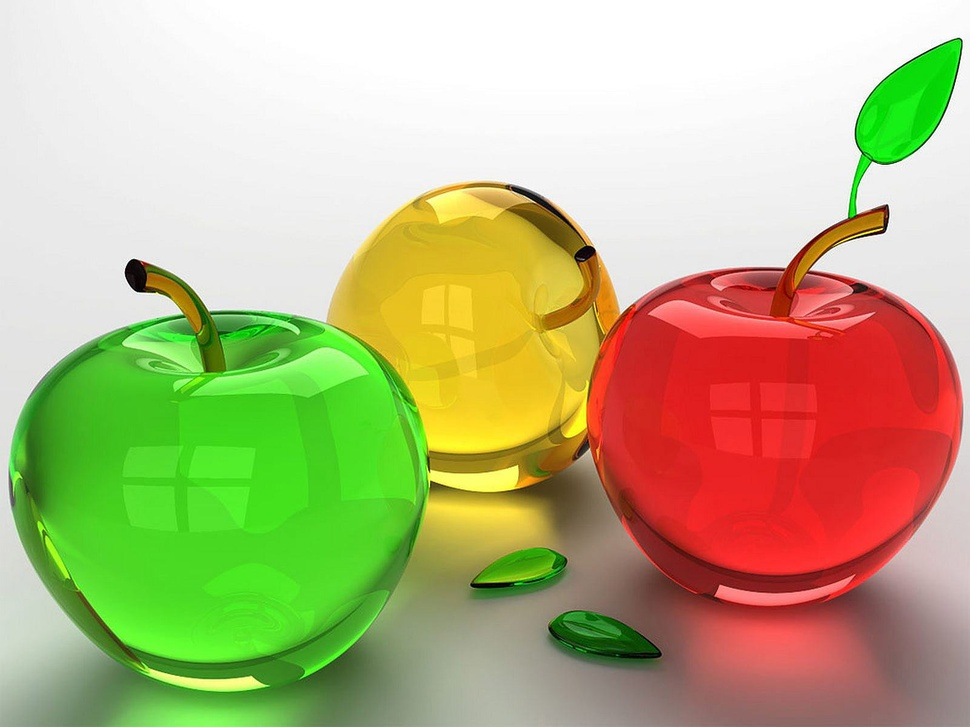
#> input picture Roteiros de Estudo Orientado - REOs/REO 02/AULA_09/macas.jpg, 970 x 727 px, shrunk from 1600 x 1200 before the run
$ python aula_09_ex_01.py
#> lines starting #> are read from the running program, lines starting #| are printed output that depends on the picture; long printed decimals are rounded
########################################################################################################################
# Lavras - MG
# 02/08/2020
# Universidade Federal de Lavras - UFLA
# Departamento de Biologia
# Programa de Pós Graduação em Genética e Melhoramento de Plantas
# Disciplina: Visão Computacional No Melhoramento de Plantas
# Docente: Vinícius Quintão Carneiro
# E-mail: vinicius.carneiro@ufla.br
# GITHUB: vqcarneiro - https://github.com/VQCarneiro
########################################################################################################################
# PROCEDIMENTO: Segmentação - Kmeans
# Adaptado de: https://towardsdatascience.com/introduction-to-image-segmentation-with-k-means-clustering-83fd0a9e2fc3
########################################################################################################################
# Importação
import cv2
import numpy as np
from matplotlib import pyplot as plt
########################################################################################################################
# Leitura da imagem
nome_arquivo = 'macas.jpg'
img = cv2.imread(nome_arquivo,1)
#> img is the input picture: shape (727, 970, 3); mean B, G, R 129.3, 180.1, 184.7
img = cv2.cvtColor(img, cv2.COLOR_BGR2RGB)

########################################################################################################################
print('-'*80)
print('INFORMAÇÕES')
print('-'*80)
print('Dimensão: ',np.shape(img))
#| Dimensão:  (727, 970, 3)
print(np.shape(img)[0], ' x ',np.shape(img)[1], ' = ', np.shape(img)[0] * np.shape(img)[1])
#| 727  x  970  =  705190
print('-'*80)
########################################################################################################################
# Formatação da imagem para uma matriz de dados
pixel_values = img.reshape((-1, 3))
# Conversão para Decimal
pixel_values = np.float32(pixel_values)
print('-'*80)
print('Dimensão Matriz: ',pixel_values.shape)
#| Dimensão Matriz:  (705190, 3)
print('-'*80)
########################################################################################################################
# K-means
# Critério de Parada
criteria = (cv2.TERM_CRITERIA_EPS + cv2.TERM_CRITERIA_MAX_ITER, 100, 0.2)
# Número de Grupos (k)
k = 3
dist, labels, (centers) = cv2.kmeans(pixel_values, k, None, criteria, 10, cv2.KMEANS_RANDOM_CENTERS)
#> dist = 2.75e+09; centers = [[73.47, 191, 40.95], [240.2, 240.4, 237.5], [192, 106.7, 64.26]]
print('-'*80)
print('SQ das Distâncias de Cada Ponto ao Centro: ', dist)
#| SQ das Distâncias de Cada Ponto ao Centro:  2748792300.210
print('-'*80)
print('Dimensão labels: ', labels.shape)
#| Dimensão labels:  (705190, 1)
print('Valores únicos: ',np.unique(labels))
#| Valores únicos:  [0 1 2]
print('Tipo labels: ', type(labels))
#| Tipo labels:  <class 'numpy.ndarray'>
# flatten the labels array
labels = labels.flatten()
print('-'*80)
print('Dimensão flatten labels: ', labels.shape)
#| Dimensão flatten labels:  (705190,)
print('Tipo labels (f): ', type(labels))
#| Tipo labels (f):  <class 'numpy.ndarray'>
print('-'*80)

# Valores dos labels
val_unicos,contagens = np.unique(labels,return_counts=True)
#> val_unicos = [0, 1, 2]; contagens = [159939, 286233, 259018]
val_unicos = np.reshape(val_unicos,(len(val_unicos),1))
contagens = np.reshape(contagens,(len(contagens),1))
hist = np.concatenate((val_unicos,contagens),axis=1)
#> hist = [[0, 159939], [1, 286233], [2, 259018]]
print('Histograma')
print(hist)
#| [[     0 159939]
#|  [     1 286233]
#|  [     2 259018]]
print('-'*80)
print('Centroides Decimais')
print(centers)
#| [[ 73.470  190.961   40.946 ]
#|  [240.244  240.4421   237.488 ]
#|  [191.9528   106.696   64.257]]
print('-'*80)
# Conversão dos centroides para valores de interos de 8 digitos
centers = np.uint8(centers)
#> centers = [[73, 190, 40], [240, 240, 237], [191, 106, 64]]
print('-'*80)
print('Centroides uint8')
print(centers)
#| [[ 73 190  40]
#|  [240 240 237]
#|  [191 106  64]]
print('-'*80)
########################################################################################################################
# Conversão dos pixels para a cor dos centroides
matriz_segmentada = centers[labels]
print('-'*80)
print('Dimensão Matriz Segmentada: ',matriz_segmentada.shape)
#| Dimensão Matriz Segmentada:  (705190, 3)
print('Matriz Segmentada')
print(matriz_segmentada[0:5,:])
#| [[240 240 237]
#|  [240 240 237]
#|  [240 240 237]
#|  [240 240 237]
#|  [240 240 237]]
print('-'*80)
########################################################################################################################
# Reformatar a matriz na imagem de formato original
img_segmentada = matriz_segmentada.reshape(img.shape)
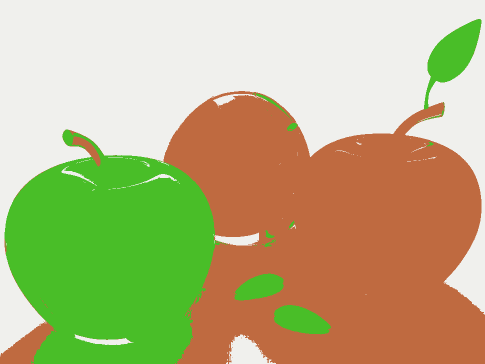
#> img_segmentada: shape (727, 970, 3) (shown at 1/2 size); mean R, G, B 184.1, 179.4, 128.8

# Grupo 1
original_01 = np.copy(img)
matriz_or_01 = original_01.reshape((-1, 3))
matriz_or_01[labels != 0] = [0, 0, 0]
img_final_01 = matriz_or_01.reshape(img.shape)
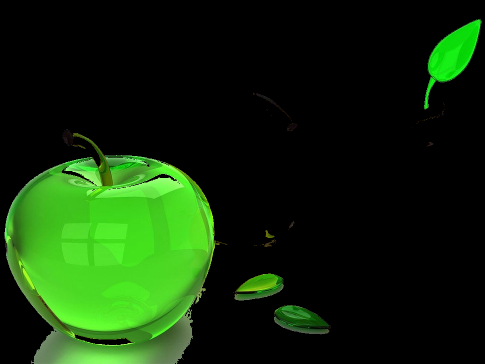
#> img_final_01: shape (727, 970, 3) (shown at 1/2 size); mean R, G, B 16.7, 43.3, 9.3

# Grupo 2
original_02 = np.copy(img)
matriz_or_02 = original_02.reshape((-1, 3))
matriz_or_02[labels != 1] = [0, 0, 0]
img_final_02 = matriz_or_02.reshape(img.shape)
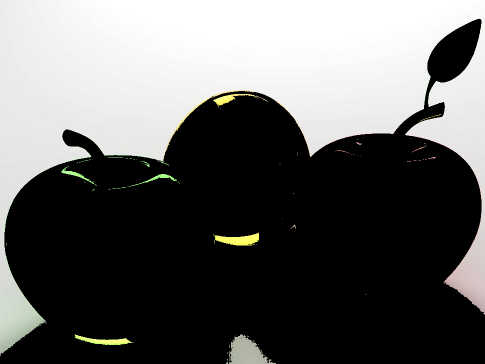
#> img_final_02: shape (727, 970, 3) (shown at 1/2 size); mean R, G, B 97.5, 97.6, 96.4

# Grupo 3
original_03 = np.copy(img)
matriz_or_03 = original_03.reshape((-1, 3))
matriz_or_03[labels != 2] = [0, 0, 0]
img_final_03 = matriz_or_03.reshape(img.shape)
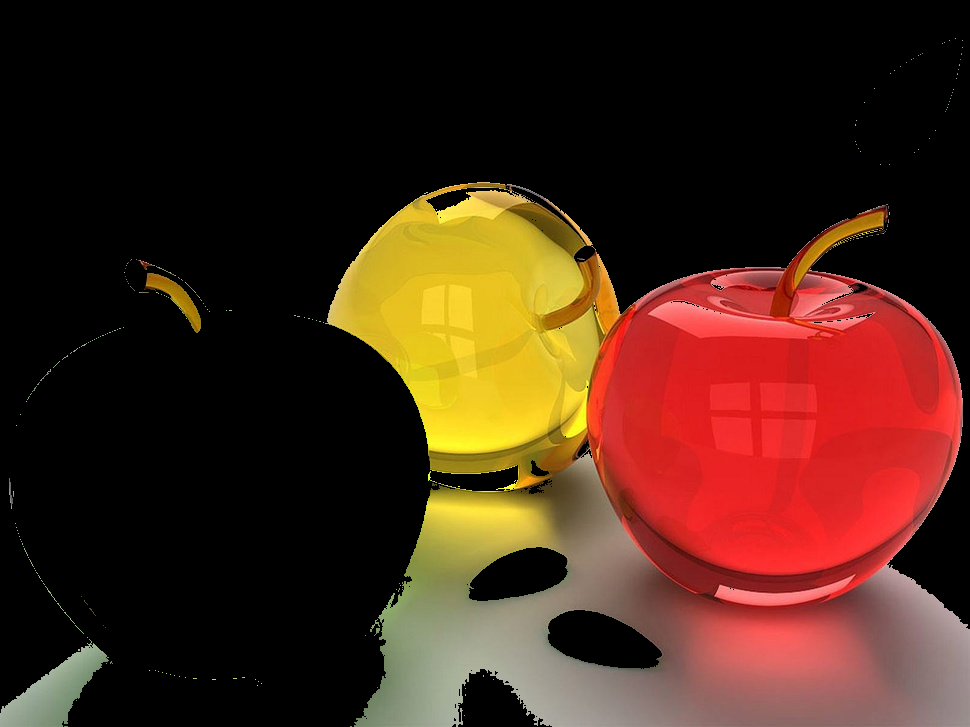
#> img_final_03: shape (727, 970, 3); mean R, G, B 70.5, 39.2, 23.6
########################################################################################################################

# Apresentar Imagem
plt.figure('Imagens')
plt.subplot(2,3,1)
plt.imshow(img)
plt.title('ORIGINAL')
plt.xticks([])
plt.yticks([])

plt.subplot(2,3,2)
plt.imshow(img_segmentada)
plt.title('ROTULOS')
plt.xticks([])
plt.yticks([])

plt.subplot(2,3,4)
plt.imshow(img_final_01)
plt.title('Grupo 1')
plt.xticks([])
plt.yticks([])

plt.subplot(2,3,5)
plt.imshow(img_final_02)
plt.title('Grupo 2')
plt.xticks([])
plt.yticks([])

plt.subplot(2,3,6)
plt.imshow(img_final_03)
plt.title('Grupo 3')
plt.xticks([])
plt.yticks([])

plt.show()

$ run again, with Roteiros de Estudo Orientado - REOs/REO 02/AULA_09/Imagem1.jpg copied over Roteiros de Estudo Orientado - REOs/REO 02/AULA_09/macas.jpg
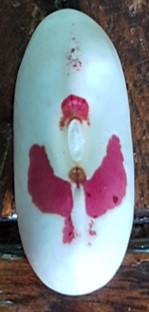
#> input picture Roteiros de Estudo Orientado - REOs/REO 02/AULA_09/Imagem1.jpg, 149 x 312 px
#> img is the input picture: shape (312, 149, 3); mean B, G, R 133, 126.2, 125
#| Dimensão:  (312, 149, 3)
#| 312  x  149  =  46488
#| Dimensão Matriz:  (46488, 3)
#> `dist, labels, (centers) = cv2.kmeans(pixel_values, k, None, criteria, ..`: dist = 100735677.3; centers = [[137.2, 150.8, 162.3], [199.5, 229.4, 241.5], [73, 49.14, 50]]
#| SQ das Distâncias de Cada Ponto ao Centro:  100735677.292
#| Dimensão labels:  (46488, 1)
#| Valores únicos:  [0 1 2]
#| Tipo labels:  <class 'numpy.ndarray'>
#| Dimensão flatten labels:  (46488,)
#| Tipo labels (f):  <class 'numpy.ndarray'>
#> val_unicos = [0, 1, 2]; contagens = [13080, 12483, 20925]
#> hist = [[0, 13080], [1, 12483], [2, 20925]]
#| [[    0 13080]
#|  [    1 12483]
#|  [    2 20925]]
#| [[137.159  150.845  162.310 ]
#|  [199.5195   229.4003   241.483 ]
#|  [ 72.9968    49.145  49.997 ]]
#> `centers = np.uint8(centers)`: centers = [[137, 150, 162], [199, 229, 241], [72, 49, 49]]
#| [[137 150 162]
#|  [199 229 241]
#|  [ 72  49  49]]
#| Dimensão Matriz Segmentada:  (46488, 3)
#| [[72 49 49]
#|  [72 49 49]
#|  [72 49 49]
#|  [72 49 49]
#|  [72 49 49]]
#> `img_final_02 = matriz_or_02.reshape(img.shape)`:
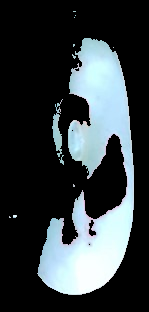
#> img_final_02: shape (312, 149, 3); mean R, G, B 53.6, 61.6, 64.8
#> `img_final_03 = matriz_or_03.reshape(img.shape)`:
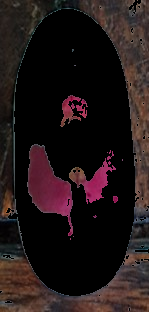
#> img_final_03: shape (312, 149, 3); mean R, G, B 32.9, 22.1, 22.5

$ run again, with Roteiros de Estudo Orientado - REOs/REO 02/AULA_09/cafe.JPG copied over Roteiros de Estudo Orientado - REOs/REO 02/AULA_09/macas.jpg
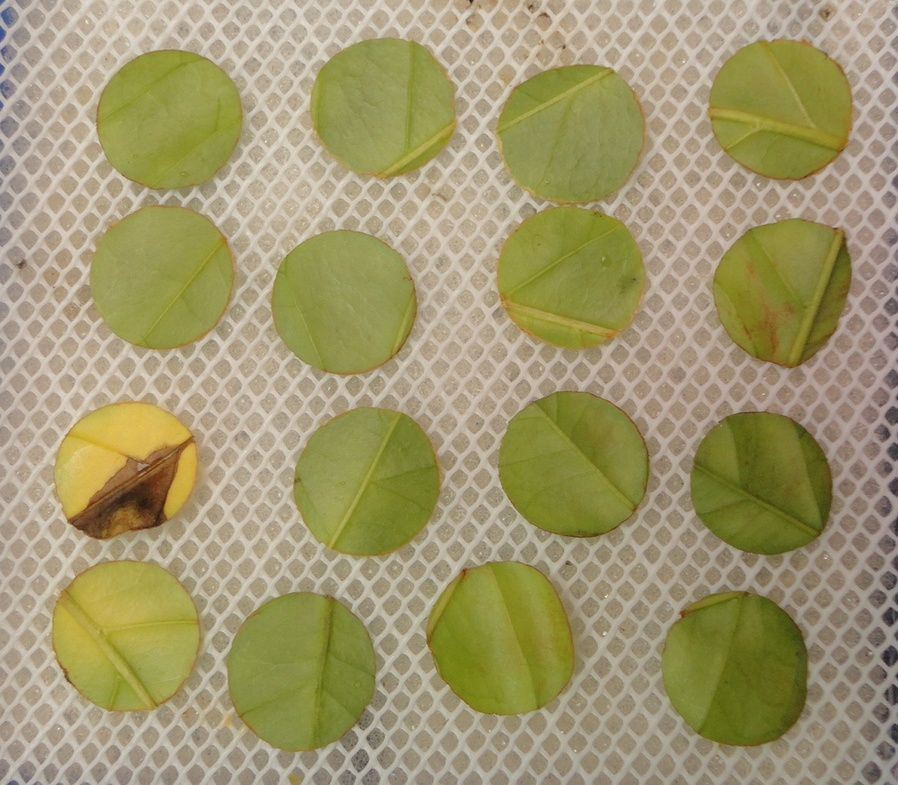
#> input picture Roteiros de Estudo Orientado - REOs/REO 02/AULA_09/cafe.JPG, 898 x 785 px, shrunk from 1176 x 1028 before the run
#> img is the input picture: shape (785, 898, 3); mean B, G, R 109.8, 151.5, 160.2
#| Dimensão:  (785, 898, 3)
#| 785  x  898  =  704930
#| Dimensão Matriz:  (704930, 3)
#> `dist, labels, (centers) = cv2.kmeans(pixel_values, k, None, criteria, ..`: dist = 596967994.9; centers = [[127.5, 126.3, 51.78], [191.1, 178.9, 160.8], [158.8, 147.5, 110.6]]
#| SQ das Distâncias de Cada Ponto ao Centro:  596967994.881
#| Dimensão labels:  (704930, 1)
#| Valores únicos:  [0 1 2]
#| Tipo labels:  <class 'numpy.ndarray'>
#| Dimensão flatten labels:  (704930,)
#| Tipo labels (f):  <class 'numpy.ndarray'>
#> val_unicos = [0, 1, 2]; contagens = [202094, 226527, 276309]
#> hist = [[0, 202094], [1, 226527], [2, 276309]]
#| [[     0 202094]
#|  [     1 226527]
#|  [     2 276309]]
#| [[127.507 126.269   51.779]
#|  [191.097  178.934  160.777 ]
#|  [158.7882   147.533  110.563 ]]
#> `centers = np.uint8(centers)`: centers = [[127, 126, 51], [191, 178, 160], [158, 147, 110]]
#| [[127 126  51]
#|  [191 178 160]
#|  [158 147 110]]
#| Dimensão Matriz Segmentada:  (704930, 3)
#| [[158 147 110]
#|  [127 126  51]
#|  [158 147 110]
#|  [158 147 110]
#|  [158 147 110]]
#> `img_final_02 = matriz_or_02.reshape(img.shape)`:
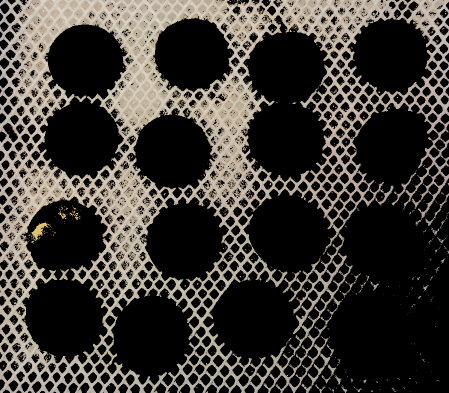
#> img_final_02: shape (785, 898, 3) (shown at 1/2 size); mean R, G, B 61.4, 57.5, 51.7
#> `img_final_03 = matriz_or_03.reshape(img.shape)`:
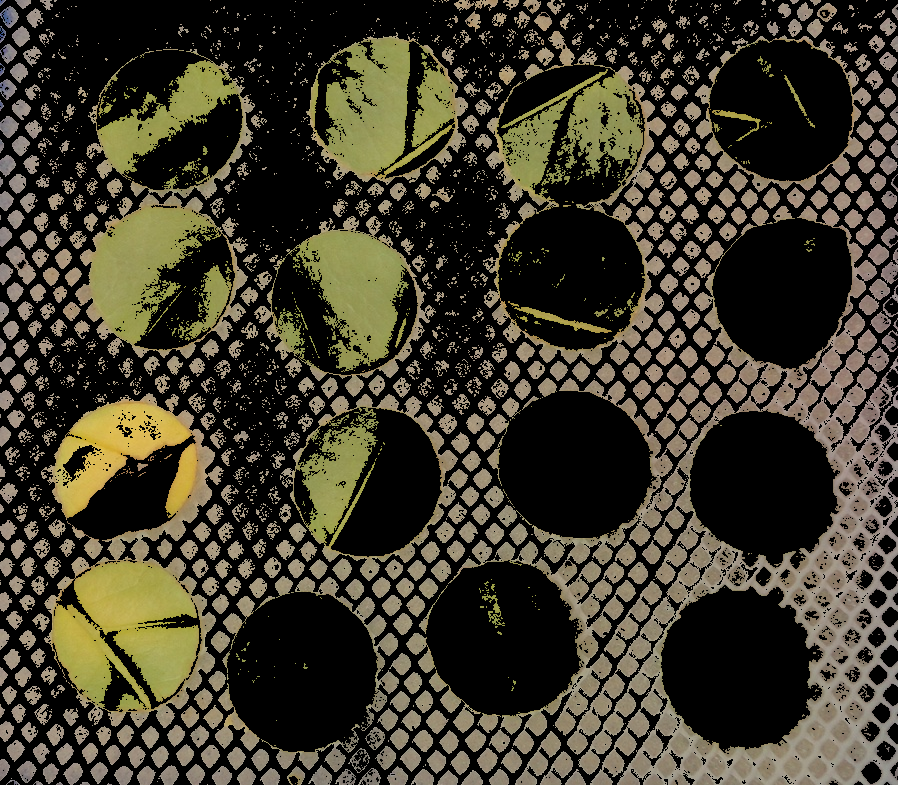
#> img_final_03: shape (785, 898, 3); mean R, G, B 62.2, 57.8, 43.3
